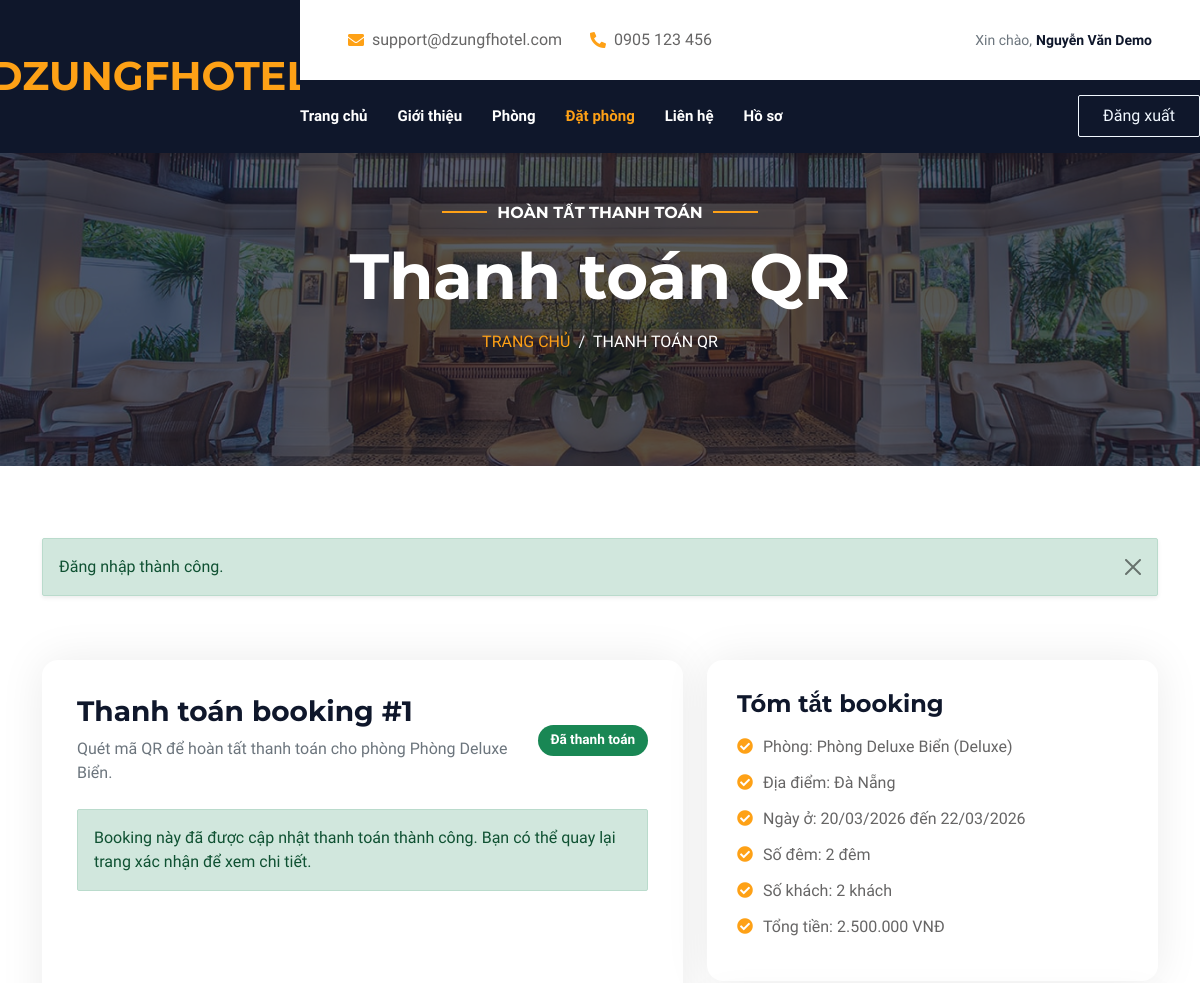
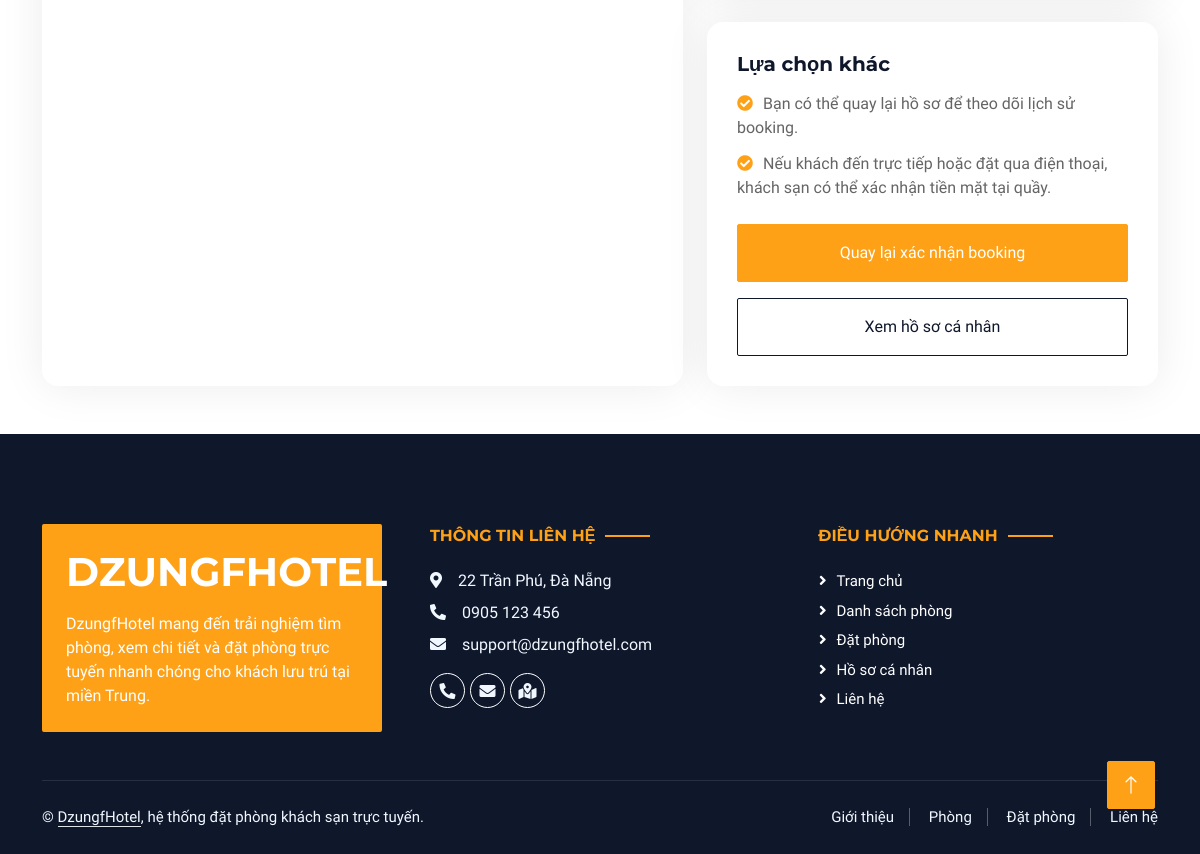
The page /payment.php?id=1 (signed in) on the database its author committed (2 pictures, top to bottom).
### tables this page shows
CREATE TABLE bookings (
    id INT AUTO_INCREMENT PRIMARY KEY,
    user_id INT NOT NULL,
    room_id INT NOT NULL,
    check_in DATE NOT NULL,
    check_out DATE NOT NULL,
    guests INT NOT NULL,
    total_price DECIMAL(10,2) NOT NULL,
    booking_status ENUM('Pending', 'Confirmed', 'OutOfStock') NOT NULL DEFAULT 'Pending',
    payment_status ENUM('Pending', 'Paid') NOT NULL DEFAULT 'Pending',
    created_at TIMESTAMP DEFAULT CURRENT_TIMESTAMP,
    CONSTRAINT fk_bookings_user FOREIGN KEY (user_id) REFERENCES users(id),
    CONSTRAINT fk_bookings_room FOREIGN KEY (room_id) REFERENCES rooms(id)
);

CREATE TABLE rooms (
    id INT AUTO_INCREMENT PRIMARY KEY,
    room_name VARCHAR(120) NOT NULL,
    room_type VARCHAR(80) NOT NULL,
    location VARCHAR(120) DEFAULT 'Đà Nẵng',
    price DECIMAL(10,2) NOT NULL,
    capacity INT NOT NULL,
    image VARCHAR(255),
    description TEXT,
    status ENUM('available', 'booked', 'maintenance') NOT NULL DEFAULT 'available',
    created_at TIMESTAMP DEFAULT CURRENT_TIMESTAMP
);

### payment.php (the view, shortened to what this page needs)
<?php
require_once __DIR__ . '/includes/auth.php';
$db = get_db();
$userId = current_user_id();
$bookingId = (int) ($_POST['booking_id'] ?? $_GET['id'] ?? 0);
$loadBooking = static function (mysqli $db, int $bookingId, int $userId): ?array {
    $stmt = $db->prepare("
        SELECT b.id, b.user_id, b.check_in, b.check_out, b.guests, b.total_price, b.booking_status, b.payment_status, b.created_at,
               r.room_name, r.room_type, r.location,
               p.id AS payment_id, p.payment_method, p.transaction_code, p.paid_at
        FROM bookings b
        INNER JOIN rooms r ON b.room_id = r.id
        LEFT JOIN payments p ON p.booking_id = b.id
        WHERE b.id = ? AND b.user_id = ?
        LIMIT 1
    ");
    if (!$stmt) {
        return null;
    }
    $stmt->bind_param('ii', $bookingId, $userId);
    $stmt->execute();
    $booking = $stmt->get_result()->fetch_assoc();
    $stmt->close();
    return $booking ?: null;
};
$booking = $loadBooking($db, $bookingId, $userId);
$checkInDate = new DateTimeImmutable((string) $booking['check_in']);
$checkOutDate = new DateTimeImmutable((string) $booking['check_out']);
$nights = (int) $checkInDate->diff($checkOutDate)->days;
$isPaid = (string) $booking['payment_status'] === 'Paid';
require_once __DIR__ . '/includes/header.php';
?>
<div class="container-xxl py-5">
    <div class="container">
        <div class="row g-4">
            <div class="col-lg-7">
                <div class="form-card h-100">
                    <div class="d-flex flex-column flex-md-row justify-content-between align-items-md-center mb-4">
                        <div>
                            <h3 class="mb-2">Thanh toán booking #<?= e((string) $booking['id']) ?></h3>
                            <p class="mb-0 text-muted">Quét mã QR để hoàn tất thanh toán cho phòng <?= e((string) $booking['room_name']) ?>.</p>
                        </div>
                        <span class="badge <?= e(payment_badge_class((string) $booking['payment_status'])) ?> status-badge mt-3 mt-md-0">
                            <?= e(payment_status_label((string) $booking['payment_status'])) ?>
                        </span>
                    </div>
                    <?php if ($isPaid): ?>
                        <div class="alert alert-success">
                            Booking này đã được cập nhật thanh toán thành công. Bạn có thể quay lại trang xác nhận để xem chi tiết.
                        </div>
                    <?php endif; ?>
                </div>
            </div>
            <div class="col-lg-5">
                <div class="summary-card mb-4">
                    <h4 class="mb-3">Tóm tắt booking</h4>
                    <ul class="list-check mb-0">
                        <li><i class="fa fa-check-circle"></i>Phòng: <?= e((string) $booking['room_name']) ?> (<?= e((string) $booking['room_type']) ?>)</li>
                        <li><i class="fa fa-check-circle"></i>Địa điểm: <?= e((string) $booking['location']) ?></li>
                        <li><i class="fa fa-check-circle"></i>Ngày ở: <?= e(format_date((string) $booking['check_in'])) ?> đến <?= e(format_date((string) $booking['check_out'])) ?></li>
                        <li><i class="fa fa-check-circle"></i>Số đêm: <?= e((string) $nights) ?> đêm</li>
                        <li><i class="fa fa-check-circle"></i>Số khách: <?= e((string) $booking['guests']) ?> khách</li>
                        <li><i class="fa fa-check-circle"></i>Tổng tiền: <?= e(format_currency((string) $booking['total_price'])) ?></li>
                    </ul>
                </div>
                <div class="summary-card">
                    <h5 class="mb-3">Lựa chọn khác</h5>
                    <ul class="list-check mb-4">
                        <li><i class="fa fa-check-circle"></i>Bạn có thể quay lại hồ sơ để theo dõi lịch sử booking.</li>
                        <li><i class="fa fa-check-circle"></i>Nếu khách đến trực tiếp hoặc đặt qua điện thoại, khách sạn có thể xác nhận tiền mặt tại quầy.</li>
                    </ul>
                    <a href="<?= e(url('booking-confirm.php?id=' . $bookingId)) ?>" class="btn btn-primary w-100 py-3 mb-3">Quay lại xác nhận booking</a>
                    <a href="<?= e(url('profile.php')) ?>" class="btn btn-outline-dark w-100 py-3">Xem hồ sơ cá nhân</a>
                </div>
            </div>
        </div>
    </div>
</div>
<?php require_once __DIR__ . '/includes/footer.php'; ?>

### css/style.css (style rules this page uses)
:root { --primary: #FEA116; --light: #F1F8FF; --dark: #0F172B; }
.btn { font-weight: 500; text-transform: uppercase; transition: .5s; }
.btn.btn-primary, .btn.btn-secondary { color: #FFFFFF; }
.btn { text-transform: none; }
.info-card, .form-card, .auth-card, .profile-card, .table-card, .summary-card, .room-sidebar-card { background: #FFFFFF; border-radius: 16px; box-shadow: 0 0 45px rgba(0, 0, 0, .08); }
.info-card, .summary-card { padding: 30px; }
.form-card, .auth-card, .profile-card, .table-card, .room-sidebar-card { padding: 35px; }
.status-badge { font-size: .85rem; padding: .55rem .8rem; border-radius: 999px; }
.list-check { padding-left: 0; list-style: none; }
.list-check li { margin-bottom: 12px; }
.list-check i { color: var(--primary); margin-right: 10px; }

### rows shown on the page
bookings: id "1", room.room_name "Phòng Deluxe Biển", payment_status "Đã thanh toán", room.room_type "Deluxe", room.location "Đà Nẵng", check_in "20/03/2026", check_out "22/03/2026", nights "2", guests "2", total_price "2.500.000 VNĐ"

### other values the page prints
$currentUser['full_name'] "Nguyễn Văn Demo"
$eyebrow "HOÀN TẤT THANH TOÁN"
$title "Thanh toán QR"
$title "THANH TOÁN QR"
$flash['message'] "Đăng nhập thành công."
